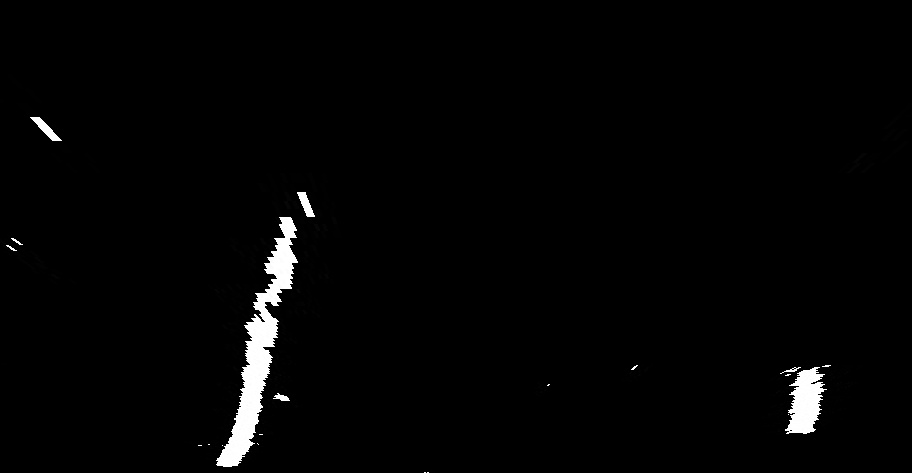
#> input picture Zadatak/perspective_transformed/challange00101.jpg, 912 x 473 px; its folder holds only this picture in this run
$ python lane_detection.py
#> lines starting #> are read from the running program, lines starting #| are printed output that depends on the picture
import cv2
import numpy as np
import matplotlib.pyplot as plt
import glob
import os

# Define conversions in x and y from pixels space to meters
ym_per_pix = 30/720  # meters per pixel in y dimension
xm_per_pix = 3.7/700  # meters per pixel in x dimension


def find_lane_pixels(binary_warped):
    # Take a histogram of the bottom half of the image
    histogram = np.sum(binary_warped[binary_warped.shape[0] // 2:, :], axis=0)

    # Create an output image to draw on and visualize the result
    out_img = np.dstack((binary_warped, binary_warped, binary_warped)) * 255

    # Find the peak of the left and right halves of the histogram
    midpoint = int(histogram.shape[0] // 2)
    leftx_base = np.argmax(histogram[:midpoint])
    rightx_base = np.argmax(histogram[midpoint:]) + midpoint

    # Set the number of sliding windows
    nwindows = 9
    # Set the width of the windows +/- margin
    margin = 100
    # Set minimum number of pixels found to recenter window
    minpix = 50

    # Set height of windows - based on nwindows above and image shape
    window_height = int(binary_warped.shape[0] // nwindows)
    # Identify the x and y positions of all nonzero pixels in the image
    nonzero = binary_warped.nonzero()
    nonzeroy = np.array(nonzero[0])
    nonzerox = np.array(nonzero[1])
    # Current positions to be updated later for each window in nwindows
    leftx_current = leftx_base
    rightx_current = rightx_base

    # Create empty lists to receive left and right lane pixel indices
    left_lane_inds = []
    right_lane_inds = []

    # Step through the windows one by one
    for window in range(nwindows):
        # Identify window boundaries in x and y (and right and left)
        win_y_low = binary_warped.shape[0] - (window + 1) * window_height
        win_y_high = binary_warped.shape[0] - window * window_height
        win_xleft_low = leftx_current - margin
        win_xleft_high = leftx_current + margin
        win_xright_low = rightx_current - margin
        win_xright_high = rightx_current + margin

        # Identify the nonzero pixels in x and y within the window
        good_left_inds = ((nonzeroy >= win_y_low) & (nonzeroy < win_y_high) &
                          (nonzerox >= win_xleft_low) & (nonzerox < win_xleft_high)).nonzero()[0]
        good_right_inds = ((nonzeroy >= win_y_low) & (nonzeroy < win_y_high) &
                           (nonzerox >= win_xright_low) & (nonzerox < win_xright_high)).nonzero()[0]

        # Append these indices to the lists
        left_lane_inds.append(good_left_inds)
        right_lane_inds.append(good_right_inds)

        # If found > minpix pixels, recenter next window on their mean position
        if len(good_left_inds) > minpix:
            leftx_current = int(np.mean(nonzerox[good_left_inds]))
        if len(good_right_inds) > minpix:
            rightx_current = int(np.mean(nonzerox[good_right_inds]))

    # Concatenate the arrays of indices (previously was a list of lists of pixels)
    left_lane_inds = np.concatenate(left_lane_inds)
    right_lane_inds = np.concatenate(right_lane_inds)

    # Extract left and right line pixel positions
    leftx = nonzerox[left_lane_inds]
    lefty = nonzeroy[left_lane_inds]
    rightx = nonzerox[right_lane_inds]
    righty = nonzeroy[right_lane_inds]

    return leftx, lefty, rightx, righty, out_img

def fit_polynomial(binary_warped):
    # Find our lane pixels first
    leftx, lefty, rightx, righty, out_img = find_lane_pixels(binary_warped)

    # Fit a second-order polynomial to each using `np.polyfit`
    left_fit = np.polyfit(lefty, leftx, 2)
    right_fit = np.polyfit(righty, rightx, 2)

    # Generate x values for plotting
    ploty = np.linspace(0, binary_warped.shape[0] - 1, binary_warped.shape[0])
    left_fitx = left_fit[0] * ploty**2 + left_fit[1] * ploty + left_fit[2]
    right_fitx = right_fit[0] * ploty**2 + right_fit[1] * ploty + right_fit[2]

    fig, ax = plt.subplots()

    # Visualization
    out_img[lefty, leftx] = [255, 0, 0]
    out_img[righty, rightx] = [0, 0, 255]
    ax.plot(left_fitx, ploty, color='red')
    ax.plot(right_fitx, ploty, color='blue')
    ax.imshow(binary_warped, cmap='gray')

    return fig, left_fitx, right_fitx, ploty, out_img

def measure_curvature_real(left_fitx, right_fitx, ploty):

    # Fit new polynomials to x,y in world space
    left_fit_cr = np.polyfit(ploty * ym_per_pix, left_fitx * xm_per_pix, 2)
    right_fit_cr = np.polyfit(ploty * ym_per_pix, right_fitx * xm_per_pix, 2)

    # Define y-value where we want radius of curvature
    y_eval = np.max(ploty)

    # Calculate the radii of curvature
    left_curverad = ((1 + (2 * left_fit_cr[0] * y_eval * ym_per_pix + left_fit_cr[1])**2) ** 1.5) / np.absolute(2 * left_fit_cr[0])
    right_curverad = ((1 + (2 * right_fit_cr[0] * y_eval * ym_per_pix + right_fit_cr[1])**2) ** 1.5) / np.absolute(2 * right_fit_cr[0])

    return left_curverad, right_curverad

def measure_vehicle_position(left_fitx, right_fitx, ploty, image_width):
    # Calculate the position of the vehicle with respect to the center
    lane_center_pixel = (left_fitx[-1] + right_fitx[-1]) / 2
    center_of_image = image_width / 2
    vehicle_position = (lane_center_pixel - center_of_image) * xm_per_pix

    return vehicle_position

def warp_lane_boundaries(undistorted, binary_warped, left_fitx, right_fitx, ploty):
    # Create an image to draw the lane lines on
    warp_zero = np.zeros_like(binary_warped).astype(np.uint8)
    color_warp = np.dstack((warp_zero, warp_zero, warp_zero))

    h_ROI_factor = 13/20
    w_top_left_ROI_factor = 9.5/20
    w_top_right_ROI_factor = 5.5/10
    w_bot_right_ROI_factor = 8/10
    w_bot_left_ROI_factor = 3/12

    # Recast x and y points into usable format for cv2.fillPoly()
    pts_left = np.array([np.transpose(np.vstack([left_fitx, ploty]))])
    pts_right = np.array([np.flipud(np.transpose(np.vstack([right_fitx, ploty])))])
    pts = np.hstack((pts_left, pts_right))

    # Draw the lane onto the warped blank image
    cv2.fillPoly(color_warp, np.int_([pts]), (0, 255, 0))

    img_size = (undistorted.shape[1], undistorted.shape[0])
    src = np.float32(
    [[(img_size[0] * w_top_left_ROI_factor), img_size[1] * h_ROI_factor],
    [(img_size[0] * w_bot_left_ROI_factor), img_size[1]],
    [(img_size[0] * w_bot_right_ROI_factor), img_size[1]],
    [(img_size[0] * w_top_right_ROI_factor), img_size[1] * h_ROI_factor ]])
    dst = np.float32(
    [[(img_size[0] / 4), 0],
    [(img_size[0] / 4), img_size[1]],
    [(img_size[0] * 3 / 4), img_size[1]],
    [(img_size[0] * 3 / 4), 0]])

    # Warp the blank back to original image space using inverse perspective matrix (Minv)
    Minv = cv2.getPerspectiveTransform(dst, src)  # Assuming you have 'src' and 'dst' defined from the perspective transform
    newwarp = cv2.warpPerspective(color_warp, Minv, (undistorted.shape[1], undistorted.shape[0]))

    # Combine the result with the original image
    result = cv2.addWeighted(undistorted, 1, newwarp, 0.3, 0)

    return result

for path in glob.glob('perspective_transformed/*.jpg'):
    binary_warped = cv2.imread(path, cv2.IMREAD_GRAYSCALE)
#> binary_warped is the input picture: shape (473, 912); min 0, max 255, mean 4.6
    fig, left_fitx, right_fitx, ploty, out_img = fit_polynomial(binary_warped)
#> in find_lane_pixels, `histogram = np.sum(binary_warped[binary_warped.shape[0] // 2:, :], axi..`: histogram = 912 values, max 31349 at index 254, min 0 at index 64, mean 1967.8
#> in find_lane_pixels, `out_img = np.dstack((binary_warped, binary_warped, binary_warped)) * 255`:
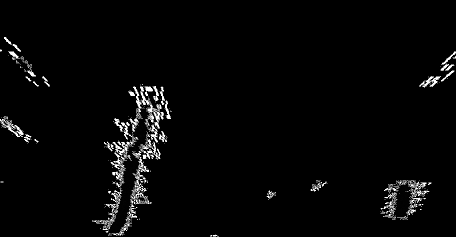
#> out_img: shape (473, 912, 3) (shown at 1/2 size); min 0, max 255, mean 6.9
#> in find_lane_pixels, `leftx_base = np.argmax(histogram[:midpoint])`: leftx_base = 254
#> in find_lane_pixels, `rightx_base = np.argmax(histogram[midpoint:]) + midpoint`: rightx_base = 806
#> in find_lane_pixels, `nonzero = binary_warped.nonzero()`: nonzero = 19303 positions, rows 74 to 472, columns 0 to 911
#> in find_lane_pixels, `nonzeroy = np.array(nonzero[0])`: nonzeroy = 19303 values from 74 to 472
#> in find_lane_pixels, `nonzerox = np.array(nonzero[1])`: nonzerox = 19303 values, max 911 at index 198, min 0 at index 147, mean 374.3
#> in find_lane_pixels, `leftx_current = leftx_base`: leftx_current = 254
#> in find_lane_pixels, `rightx_current = rightx_base`: rightx_current = 806
#> the loop in find_lane_pixels, `for window in range(nwindows):` made 9 passes
#> (win_xleft_low, win_xleft_high, win_xright_low, win_xright_high, leftx_current, rightx_current) on passes 1, 2, 3, 6: (154, 354, 706, 906, 235, 797), (135, 335, 697, 897, 255, 808), (155, 355, 708, 908, 259, 822), (188, 388, 722, 922, 297, 857)
#> after the loop in find_lane_pixels, `for window in range(nwindows):`: left_lane_inds = 9 items
#> in find_lane_pixels, `left_lane_inds = np.concatenate(left_lane_inds)`: left_lane_inds = 13064 values, max 19278 at index 1854, min 1669 at index 11735, mean 9678.2
#> in find_lane_pixels, `right_lane_inds = np.concatenate(right_lane_inds)`: right_lane_inds = 4201 values, max 18122 at index 585, min 195 at index 4173, mean 12005.5
#> in find_lane_pixels, `leftx = nonzerox[left_lane_inds]`: leftx = 13064 values, max 343 at index 9710, min 184 at index 754, mean 268
#> in find_lane_pixels, `lefty = nonzeroy[left_lane_inds]`: lefty = 13064 values, max 471 at index 1849, min 168 at index 11735, mean 320.4
#> in find_lane_pixels, `rightx = nonzerox[right_lane_inds]`: rightx = 4201 values, max 911 at index 3636, min 760 at index 83, mean 821.9
#> in find_lane_pixels, `righty = nonzeroy[right_lane_inds]`: righty = 4201 values, max 439 at index 576, min 103 at index 4173, mean 347.9
#> in fit_polynomial, `left_fit = np.polyfit(lefty, leftx, 2)`: left_fit = [-1.57e-05, -0.23, 343.5]
#> in fit_polynomial, `right_fit = np.polyfit(righty, rightx, 2)`: right_fit = [0.000334, -0.476, 943.7]
#> in fit_polynomial, `left_fitx = left_fit[0] * ploty**2 + left_fit[1] * ploty + left_fit[2]`: left_fitx = 473 values, max 343.5 at index 0, min 231.3 at index 472, mean 288
#> in fit_polynomial, `right_fitx = right_fit[0] * ploty**2 + right_fit[1] * ploty + right_fi..`: right_fitx = 473 values, max 943.7 at index 0, min 793.2 at index 472, mean 856.1
#> in fit_polynomial, `out_img[righty, rightx] = [0, 0, 255]`:
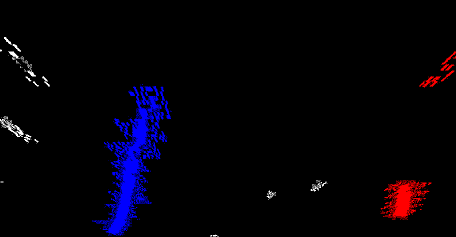
#> out_img: shape (473, 912, 3) (shown at 1/2 size); mean of channels 0, 1, 2 8.7, 1, 3.5; drawn as B, G, R
#> ploty = 473 values from 0 to 472

    # Measure curvature
    left_curveread, right_curveread = measure_curvature_real(left_fitx, right_fitx, ploty)
#> in measure_curvature_real, `left_fit_cr = np.polyfit(ploty * ym_per_pix, left_fitx * xm_per_pix, 2)`: left_fit_cr = [-4.79e-05, -0.0292, 1.82]
#> in measure_curvature_real, `right_fit_cr = np.polyfit(ploty * ym_per_pix, right_fitx * xm_per_pix,..`: right_fit_cr = [0.00102, -0.0604, 4.99]
#> in measure_curvature_real, `y_eval = np.max(ploty)`: y_eval = 472
#> in measure_curvature_real, `left_curverad = ((1 + (2 * left_fit_cr[0] * y_eval * ym_per_pix + left..`: left_curverad = 10464.1
#> in measure_curvature_real, `right_curverad = ((1 + (2 * right_fit_cr[0] * y_eval * ym_per_pix + ri..`: right_curverad = 492.6
#> left_curveread = 10464.1; right_curveread = 492.6

    # Measure vehicle position
    vehicle_position = measure_vehicle_position(left_fitx, right_fitx, ploty, binary_warped.shape[1])
#> in measure_vehicle_position, `lane_center_pixel = (left_fitx[-1] + right_fitx[-1]) / 2`: lane_center_pixel = 512.3
#> in measure_vehicle_position, `vehicle_position = (lane_center_pixel - center_of_image) * xm_per_pix`: vehicle_position = 0.297
#> vehicle_position = 0.297

    # Print curvatures and vehicle position on plot
    lcr = int(left_curveread)
#> lcr = 10464
    rcr = int(right_curveread)
#> rcr = 492
    vp = "{:.2f}".format(abs(vehicle_position))
#> vp = '0.30'
    plt.text(400, 100, f'Left curvature radius: {lcr}m \n Right curvature radius: {rcr}m', color='green')
    plt.text(400, 200, f'Vehicle position: {vp}m from center', color='green')

    # Save detected lanes
    img_name = os.path.basename(path)
    plt.savefig(f'lane_boundary_detected/{img_name}')
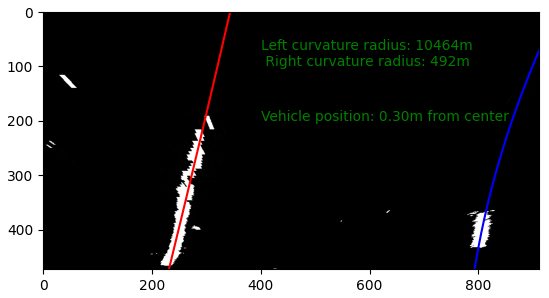
#> figure drawn by matplotlib, 1 panel
    plt.close(fig)

    undistorted = cv2.imread(f'undistorted/{img_name}')

    # Warp the detected lane boundaries back onto the original image
    result = warp_lane_boundaries(undistorted, binary_warped, left_fitx, right_fitx, ploty)
#> in warp_lane_boundaries, `pts_left = np.array([np.transpose(np.vstack([left_fitx, ploty]))])`: pts_left = 473 pairs, first value 231.3 to 343.5, second value 0 to 472
#> in warp_lane_boundaries, `pts_right = np.array([np.flipud(np.transpose(np.vstack([right_fitx, pl..`: pts_right = 473 pairs, first value 793.2 to 943.7, second value 0 to 472
#> in warp_lane_boundaries, `pts = np.hstack((pts_left, pts_right))`: pts = 946 pairs, first value 231.3 to 943.7, second value 0 to 472
#> in warp_lane_boundaries, `cv2.fillPoly(color_warp, np.int_([pts]), (0, 255, 0))`:
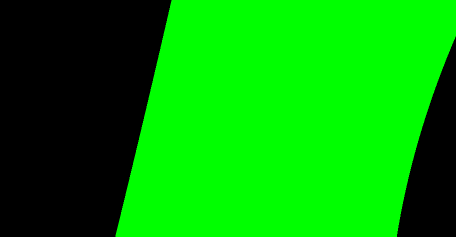
#> color_warp: shape (473, 912, 3) (shown at 1/2 size); mean of channels 0, 1, 2 0, 158.5, 0; drawn as B, G, R
#> in warp_lane_boundaries, `newwarp = cv2.warpPerspective(color_warp, Minv, (undistorted.shape[1],..`:
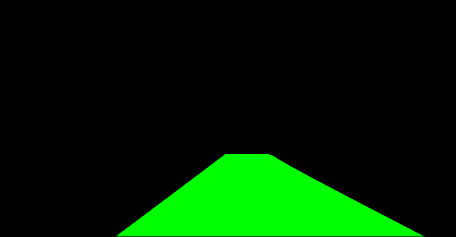
#> newwarp: shape (473, 912, 3) (shown at 1/2 size); mean of channels 0, 1, 2 0, 33.8, 0; drawn as B, G, R
#> in warp_lane_boundaries, `result = cv2.addWeighted(undistorted, 1, newwarp, 0.3, 0)`:
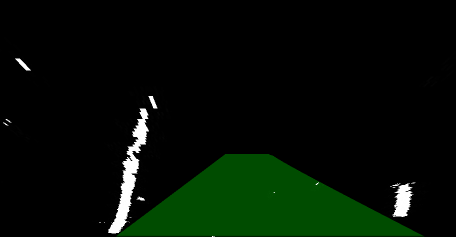
#> result: shape (473, 912, 3) (shown at 1/2 size); mean B, G, R 4.6, 14.7, 4.6

    textLCR = f'Left curvature radius: {lcr}m'
#> textLCR = 'Left curvature radius: 10464m'
    textRCR = f'Right curvature radius: {rcr}m'
#> textRCR = 'Right curvature radius: 492m'
    textVP =  f'Vehicle position: {vp}m from center'
#> textVP = 'Vehicle position: 0.30m from center'

    cv2.putText(result, textLCR, (50,50), cv2.FONT_HERSHEY_SIMPLEX, 0.5, (0, 0, 255), 2)
    cv2.putText(result, textRCR, (50,75), cv2.FONT_HERSHEY_SIMPLEX, 0.5, (0, 0, 255), 2)
    cv2.putText(result, textVP, (50,100), cv2.FONT_HERSHEY_SIMPLEX, 0.5, (0, 0, 255), 2)
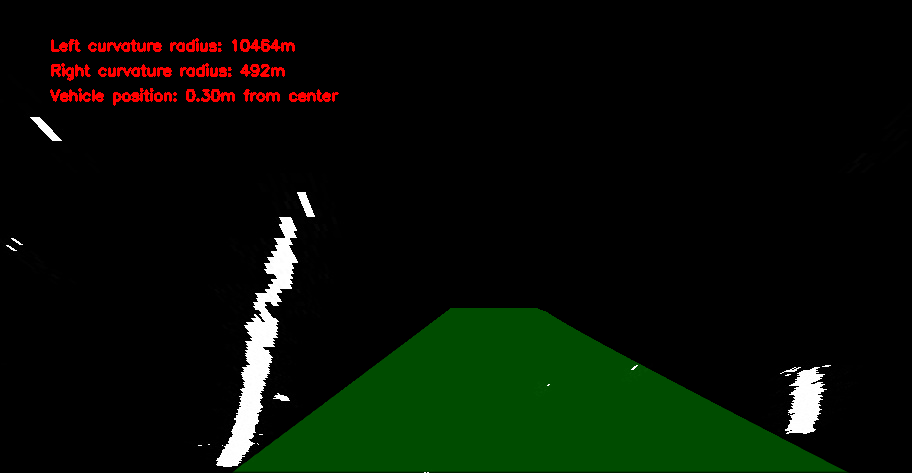
#> result: shape (473, 912, 3); mean B, G, R 4.6, 14.7, 7.4


    cv2.imwrite(f'warped_back/{img_name}', result)


cv2.destroyAllWindows()

$ run again, on Zadatak/perspective_transformed/solidWhiteCurve.jpg
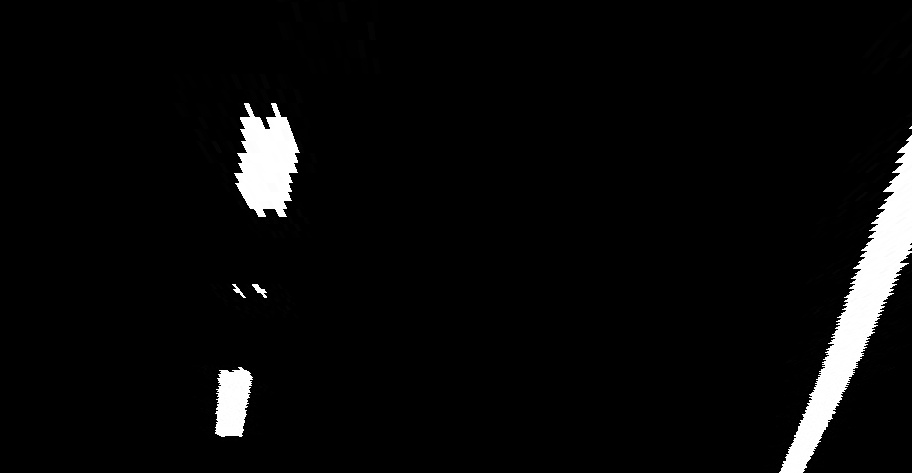
#> input picture Zadatak/perspective_transformed/solidWhiteCurve.jpg, 912 x 473 px
#> binary_warped is the input picture: shape (473, 912); min 0, max 255, mean 10.4
#> histogram = 912 values, max 25447 at index 862, min 0 at index 0, mean 2911.1
#> leftx_base = 240
#> rightx_base = 862
#> nonzero = 36139 positions, rows 0 to 472, columns 172 to 911
#> in find_lane_pixels, `leftx_current = leftx_base`: leftx_current = 240
#> in find_lane_pixels, `rightx_current = rightx_base`: rightx_current = 862
#> the loop in find_lane_pixels, `for window in range(nwindows):` made 9 passes
#> (win_xleft_low, win_xleft_high, win_xright_low, win_xright_high, leftx_current, rightx_current) on passes 1 to 8: (140, 340, 762, 962, 230, 803), (130, 330, 703, 903, 231, 827), (131, 331, 727, 927, 230, 851), (130, 330, 751, 951, 254, 865), (154, 354, 765, 965, 277, 877), (177, 377, 777, 977, 264, 883), (164, 364, 783, 983, 256, 890), (156, 356, 790, 990, 254, 883)
#> after the loop in find_lane_pixels, `for window in range(nwindows):`: left_lane_inds = 9 items
#> in find_lane_pixels, `left_lane_inds = np.concatenate(left_lane_inds)`: left_lane_inds = 16392 values, max 34905 at index 735, min 208 at index 15095, mean 14267.1
#> in find_lane_pixels, `right_lane_inds = np.concatenate(right_lane_inds)`: right_lane_inds = 18877 values, max 36138 at index 2091, min 364 at index 18222, mean 22132.5
#> in find_lane_pixels, `leftx = nonzerox[left_lane_inds]`: leftx = 16392 values, max 355 at index 12823, min 172 at index 14686, mean 258.4
#> in find_lane_pixels, `lefty = nonzeroy[left_lane_inds]`: lefty = 16392 values, max 441 at index 732, min 5 at index 15095, mean 200
#> in find_lane_pixels, `rightx = nonzerox[right_lane_inds]`: rightx = 18877 values, max 911 at index 8211, min 763 at index 1783, mean 857.4
#> in find_lane_pixels, `righty = nonzeroy[right_lane_inds]`: righty = 18877 values, max 472 at index 2062, min 8 at index 18222, mean 289.6
#> left_fit = [0.000242, -0.242, 293.6]
#> right_fit = [-0.000785, 0.177, 880.5]
#> in fit_polynomial, `left_fitx = left_fit[0] * ploty**2 + left_fit[1] * ploty + left_fit[2]`: left_fitx = 473 values, max 293.6 at index 0, min 233.4 at index 472, mean 254.5
#> in fit_polynomial, `right_fitx = right_fit[0] * ploty**2 + right_fit[1] * ploty + right_fi..`: right_fitx = 473 values, max 890.5 at index 113, min 789.2 at index 472, mean 863.9
#> `fig, left_fitx, right_fitx, ploty, out_img = fit_polynomial(binary_war..`: ploty = 473 values from 0 to 472
#> left_fit_cr = [0.000737, -0.0307, 1.55]
#> right_fit_cr = [-0.00239, 0.0225, 4.65]
#> y_eval = 472
#> left_curverad = 678.8
#> right_curverad = 210.7
#> left_curveread = 678.8; right_curveread = 210.7
#> lane_center_pixel = 511.3
#> in measure_vehicle_position, `vehicle_position = (lane_center_pixel - center_of_image) * xm_per_pix`: vehicle_position = 0.292
#> lcr = 678
#> rcr = 210
#> vp = '0.29'
#> `plt.savefig(f'lane_boundary_detected/{img_name}')`:
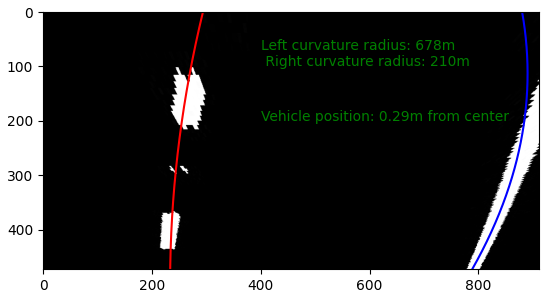
#> figure drawn by matplotlib, 1 panel
#> pts_left = 473 pairs, first value 233.4 to 293.6, second value 0 to 472
#> pts_right = 473 pairs, first value 789.2 to 890.5, second value 0 to 472
#> pts = 946 pairs, first value 233.4 to 890.5, second value 0 to 472
#> textLCR = 'Left curvature radius: 678m'
#> textRCR = 'Right curvature radius: 210m'
#> textVP = 'Vehicle position: 0.29m from center'
#> `cv2.putText(result, textVP, (50,100), cv2.FONT_HERSHEY_SIMPLEX, 0.5, (..`:
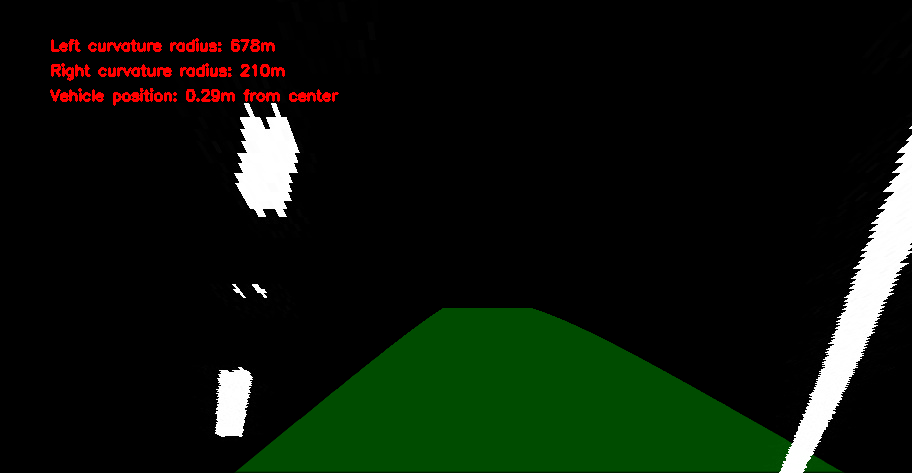
#> result: shape (473, 912, 3); mean B, G, R 10.4, 20.7, 13.1
